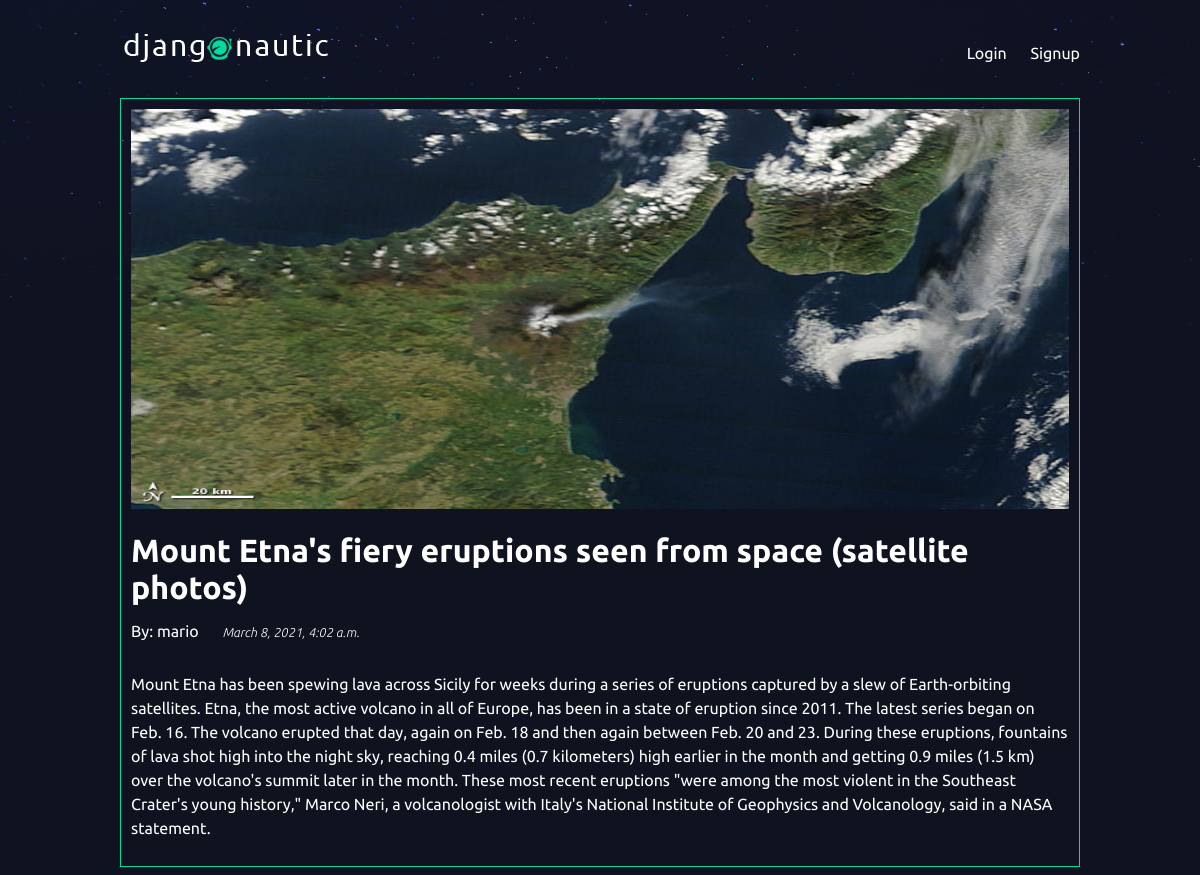
The app's page /articles/mount-etna-volcano-eruption-2021-satellite-photos/ with its own data.
### articles/models.py (models this page shows, shortened)
class Article(models.Model):
    title = models.CharField(max_length=100)
    slug = models.SlugField()
    body = models.TextField()
    date = models.DateTimeField(auto_now_add=True)
    thumb = models.ImageField(default='default.png', blank=True)
    author = models.ForeignKey(User, on_delete=models.CASCADE, default=None)

### articles/views.py (the view)
# urls.py: path('<slug:slug>/', views.article_detail, name="detail"),
def article_detail(request, slug):
    article = Article.objects.get(slug=slug)
    return render(request, 'articles/article_detail.html', {'article': article})

### articles/templates/articles/article_detail.html
{% extends 'base_layout.html' %}
{% block content %}
<div class="article-detail">
    <div class="article">
        <img src={{article.thumb.url}} />
        <h2 class = "art_title">{{article.title}}</h2>
        <div class = "inline-block">
        <p class ="art_author">By: {{article.author}}</p>
        <p class = "art_date">{{article.date}}</p>
        </div>
        <p class = "art_body">{{article.body}}</p>
    </div>
</div>
{% endblock %}

### assets/styles.css (style rules this page uses)
body { background-color: #0f121f; background-image: url(stars.png); background-repeat: no-repeat; color: #fff; }
body * { font-family: 'Ubuntu', sans-serif; }
h1, h2, h3, h4, h5 { font-weight: normal; margin: 0; }
.article { padding: 10px; border: 1px solid #00dba0; }
.article img { width: 100%; height: 400px; }
.art_title { padding-top: 20px; font-weight: 700; font-size: 2em; }
.art_body { line-height: 1.5; font-size : 1em; }
.inline-block p { display: inline-block; margin-right: 20px; }
.art_date { font-size: .8em; font-weight: 200; font-style: italic; }

### records on screen
Article: thumb (picture), title "Mount Etna's fiery eruptions seen from space (satellite photos)", author "mario", date "March 8, 2021, 4:02 a.m.", body "Mount Etna has been spewing lava across Sicily for weeks during a series of eruptions captured by a slew of Earth-orbiting satellites. Etna, the most active volcano in all of Europe, has been in a state of eruption since 2011. The latest series began on Feb. 16. The volcano erupted that day, again on Feb. 18 and then again between Feb. 20 and 23. During these eruptions, fountains of lava shot high into the night sky, reaching 0.4 miles (0.7 kilometers) high earlier in the month and getting 0.9 miles (1.5 km) over the volcano's summit later in the month. These most recent eruptions \"were among the most violent in the Southeast Crater's young history,\" Marco Neri, a volcanologist with Italy's…"
